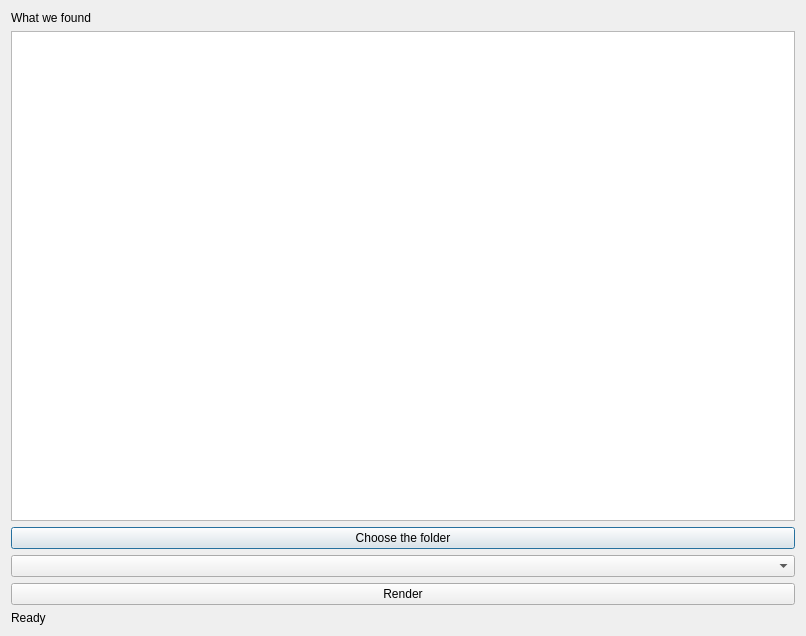
<?xml version="1.0" encoding="UTF-8"?>
<ui version="4.0">
 <class>Dialog</class>
 <widget class="QDialog" name="Dialog">
  <property name="geometry">
   <rect>
    <x>0</x>
    <y>0</y>
    <width>806</width>
    <height>636</height>
   </rect>
  </property>
  <property name="windowTitle">
   <string>Dialog</string>
  </property>
  <layout class="QVBoxLayout" name="verticalLayout">
   <item>
    <widget class="QLabel" name="label">
     <property name="text">
      <string>What we found</string>
     </property>
    </widget>
   </item>
   <item>
    <widget class="QListWidget" name="list_clips"/>
   </item>
   <item>
    <widget class="QPushButton" name="btn_browse">
     <property name="text">
      <string>Choose the folder</string>
     </property>
    </widget>
   </item>
   <item>
    <widget class="QComboBox" name="combo_quality"/>
   </item>
   <item>
    <widget class="QPushButton" name="btn_start">
     <property name="text">
      <string>Render</string>
     </property>
    </widget>
   </item>
   <item>
    <widget class="QLabel" name="label_status">
     <property name="text">
      <string>Ready</string>
     </property>
    </widget>
   </item>
  </layout>
 </widget>
 <resources/>
 <connections/>
</ui>
